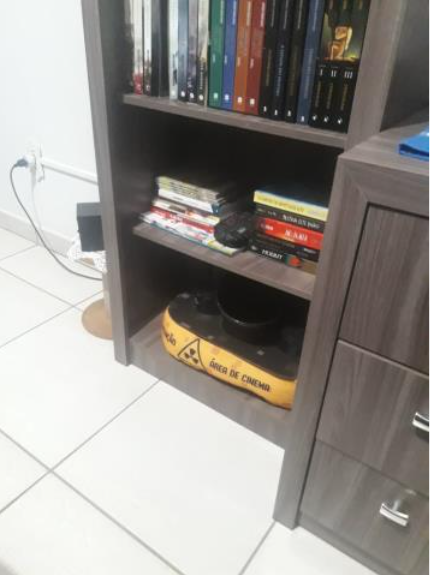
#> input picture resources/img1.png, 430 x 575 px
$ python main.py   (older library calls are emulated)
#> lines starting #> are read from the running program, lines starting #| are printed output that depends on the picture; after the words box and inside, x2 and y2 are one past the last pixel; in counts of white or black regions, pixels touching at a corner belong together
#> in __init__, self.img is the input picture: shape (575, 430, 3); mean B, G, R 141.9, 146.7, 150.9
### simple_cb.py
# Credits and source https://gist.github.com/DavidYKay/9dad6c4ab0d8d7dbf3dc

import math

import cv2
import numpy as np


def apply_mask(matrix, mask, fill_value):
    masked = np.ma.array(matrix, mask=mask, fill_value=fill_value)
    return masked.filled()


def apply_threshold(matrix, low_value, high_value):
    low_mask = matrix < low_value
    matrix = apply_mask(matrix, low_mask, low_value)

    high_mask = matrix > high_value
    matrix = apply_mask(matrix, high_mask, high_value)

    return matrix


def simplest_cb(img, percent):
#> called with percent = 1
    assert img.shape[2] == 3
    assert percent > 0 and percent < 100

    half_percent = percent / 200.0

    channels = cv2.split(img)

    out_channels = []
    for channel in channels:
        assert len(channel.shape) == 2
        # find the low and high precentile values (based on the input percentile)
        height, width = channel.shape
        vec_size = width * height
        flat = channel.reshape(vec_size)

        assert len(flat.shape) == 1

        flat = np.sort(flat)

        n_cols = flat.shape[0]

        low_val = flat[math.floor(n_cols * half_percent)]
        high_val = flat[math.ceil(n_cols * (1.0 - half_percent))]

        # saturate below the low percentile and above the high percentile
        thresholded = apply_threshold(channel, low_val, high_val)
        # scale the channel
        normalized = cv2.normalize(thresholded, thresholded.copy(), 0, 255, cv2.NORM_MINMAX)
        out_channels.append(normalized)
#> this loop made 3 passes
#> (low_val, high_val) on passes 1 to 3: (16, 248), (19, 251), (20, 250)
#> pass 1, in apply_threshold, `low_mask = matrix < low_value`:
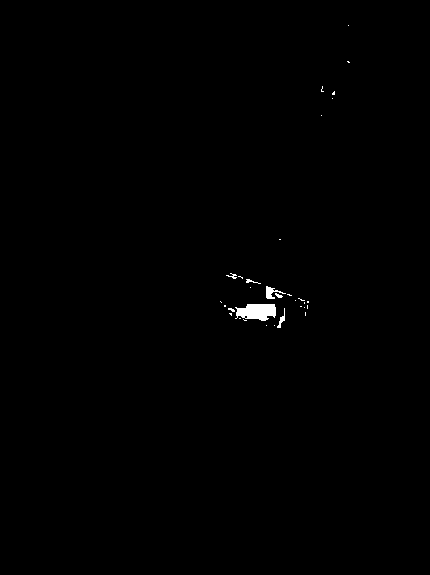
#> low_mask: shape (575, 430) bool; 0.35% white; 32 white regions (26 under 20 px), largest, box (x1, y1, x2, y2) and area: (235, 304, 276, 321) 526, (266, 286, 286, 299) 104, (277, 308, 285, 328) 53, (246, 279, 261, 284) 28, (226, 273, 237, 279) 27, (275, 293, 283, 298) 22
#> after the loop:
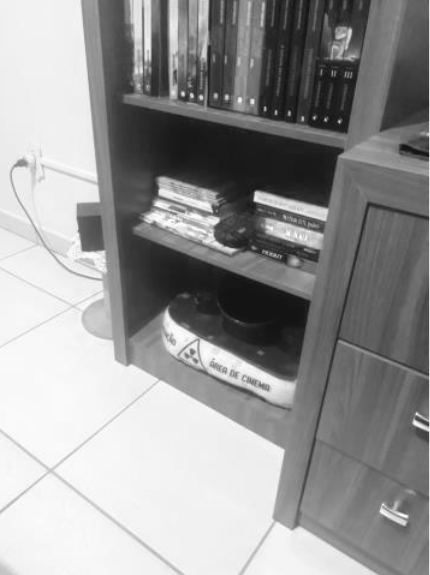
#> thresholded: shape (575, 430); min 20, max 250, mean 150.9
#> after the loop, out_channels = 3 items

    return cv2.merge(out_channels)
#> call 2 of __init__, with d = './resources/img2.png'
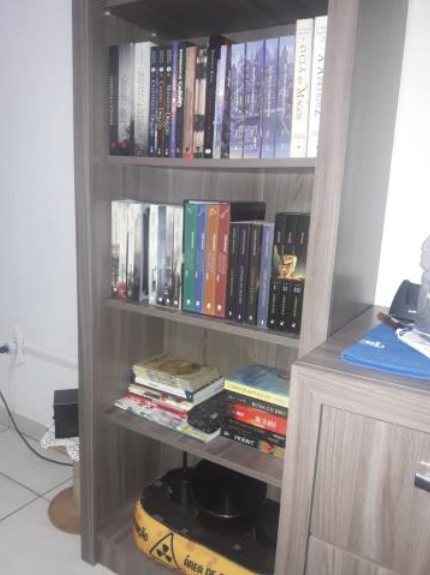
#> input picture resources/img2.png, 430 x 575 px
#> in __init__, self.img is the input picture: shape (575, 430, 3); mean B, G, R 147.3, 145.7, 150.2

### main.py
# References
# https://web.archive.org/web/20140115053733/http://cs.bath.ac.uk:80/brown/papers/ijcv2007.pdf
# https://github.com/linrl3/Image-Stitching-OpenCV/blob/master/Image_Stitching.py
# https://living-sun.com/pt/python/708914-how-do-you-compute-a-homography-given-two-poses-python-opencv-homography.html
# https://towardsdatascience.com/image-panorama-stitching-with-opencv-2402bde6b46c
# https://towardsdatascience.com/image-stitching-using-opencv-817779c86a83

import cv2
import numpy as np

from simple_cb import simplest_cb

# Algorithm options
SIFT = "SIFT"
SURF = "SURF"
ORB = "ORB"
BRISK = "BRISK"

# Color options
GRAY = "GRAY"
COLORED = "COLORED"

# Overlay options
OVERLAY_MASK = "mask"
OVERLAY_WEIGHTED = "weighted"

# Configs
RATIO_DISTANCE = 0.67
MIN_MATCHES = 50
EQUALIZE_HISTOGRAM = False

SHOW_IMG_STEPS = False
SHOW_IMG_STEPS_DELAY = 10000

MATCH_ALGORITHM = SURF
OVERLAY_TYPE = OVERLAY_WEIGHTED
COLOR_TYPE = COLORED


class Image:
    UID = 0

    def __init__(self, d):
        if isinstance(d, str):
            if COLOR_TYPE == COLORED:
                self.img = cv2.imread(d, cv2.IMREAD_COLOR)
                self.img = simplest_cb(self.img, 1)
#> the loop in simplest_cb (call 2), `for channel in channels:` made 3 passes
#> low_val on passes 1 to 3: 26, 26, 28
#> pass 1, in apply_mask (call 7), `masked = np.ma.array(matrix, mask=mask, fill_value=fill_value)`:
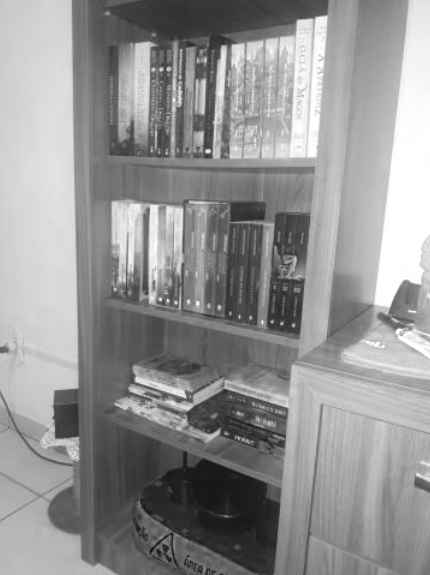
#> masked: shape (575, 430); min 12, max 255, mean 147.3
#> call 3 of __init__, with d = './resources/img3.png'
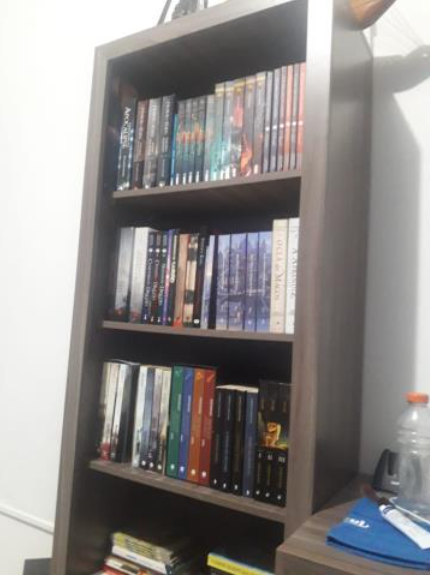
#> input picture resources/img3.png, 430 x 575 px
#> in __init__, self.img is the input picture: shape (575, 430, 3); mean B, G, R 136.9, 138.2, 141.7
#> the loop in simplest_cb (call 3), `for channel in channels:` made 3 passes
#> low_val on passes 1 to 3: 21, 23, 25
#> pass 1, in simplest_cb (call 3), `normalized = cv2.normalize(thresholded, thresholded.copy(), 0, 255, cv..`:
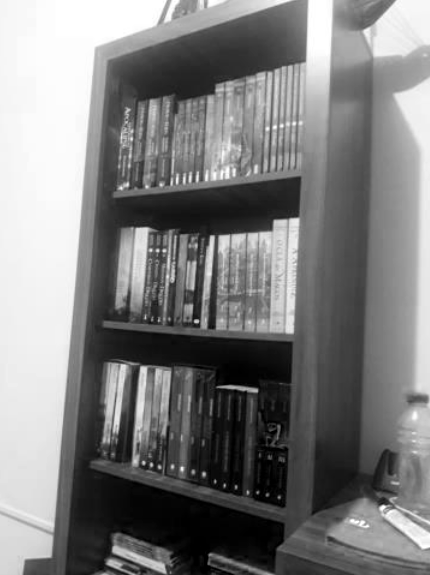
#> normalized: shape (575, 430); min 0, max 255, mean 126.3
            else:
                self.img = cv2.imread(d, cv2.IMREAD_GRAYSCALE)
        else:
            self.img = d
        self.loaded = isinstance(d, str)
        self.uid = Image.UID
        Image.UID += 1

    # [11 lines left out: functions __eq__, equalize_bgr, not called in this run]


def insert_border(imgs):
    base_img = imgs[0]
    height, width = base_img.img.shape[:2]
#> height = 575; width = 430
    for img in imgs:
        img.img = cv2.copyMakeBorder(img.img, height, height, width, width, cv2.BORDER_CONSTANT)
#> this loop made 3 passes
#> pass 3, in insert_border, `img.img = cv2.copyMakeBorder(img.img, height, height, width, width, cv..`:
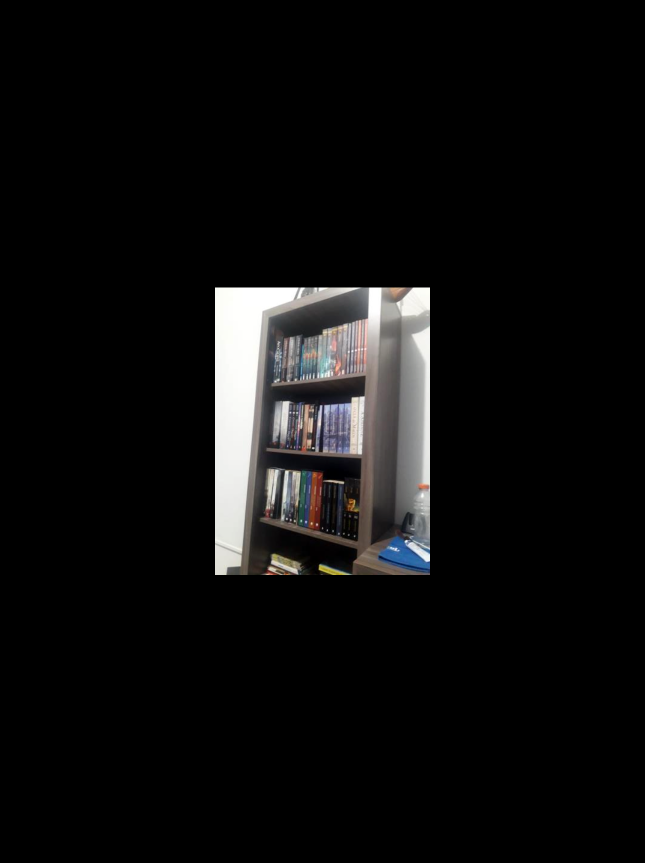
#> img.img: shape (1725, 1290, 3) (shown at 1/2 size); mean B, G, R 14, 14.1, 14.4


# [14 lines left out: function remove_border, not called in this run]


def load_images(*args):
    return [Image(img) for img in args]


def create_kp_describer_matcher(t):
    assert t == SURF or t == SIFT or t == ORB or t == BRISK, "t param is invalid"

    if SURF == t or SIFT == t:
        if SURF == t:
            kp_describer = cv2.xfeatures2d.SURF_create()
        else:
            kp_describer = cv2.xfeatures2d.SIFT_create()
        index_params = {'algorithm': 0, 'trees': 5}
        search_params = {'checks': 1000}
        matcher = cv2.FlannBasedMatcher(index_params, search_params)
        return kp_describer, matcher

    elif ORB == t or BRISK == t:
        if ORB == t:
            kp_describer = cv2.ORB_create()
        else:
            kp_describer = cv2.BRISK_create()
        matcher = cv2.BFMatcher(cv2.NORM_L2)
        return kp_describer, matcher


def match_images(img1, img2, match_algorithm):
    kp_describer, matcher = create_kp_describer_matcher(match_algorithm)

    if EQUALIZE_HISTOGRAM:
        img1 = equalize_bgr(img1)
        img2 = equalize_bgr(img2)

    kp1, des1 = kp_describer.detectAndCompute(img1, None)
    kp2, des2 = kp_describer.detectAndCompute(img2, None)

    raw_matches = matcher.knnMatch(des1, des2, k=2)

    good_matches = []
    for m1, m2 in raw_matches:
        if m1.distance < RATIO_DISTANCE * m2.distance:
            good_matches.append(m1)

    return kp1, kp2, good_matches


def get_best_match(images, match_algorithm):
    print(f'Processing best match in {len(images)} images')

    # Not implemented. Gets the 2 first images
    img1, img2 = images[0], images[1]

    kp1, kp2, matchs = match_images(img1.img, img2.img, match_algorithm)

    return img1, img2, kp1, kp2, matchs

    # Below is a failed try to identify the best match pair
    # best_image = {
    #     'image_a': images[0],
    #     'image_b': images[1],
    #     'kp1': None,
    #     'kp2': None,
    #     'good_matches': []
    # }
    # for image_a in images:
    #     for image_b in images:
    #         if image_a != image_b:
    #             kp1, kp2, good_matches = match_images(image_a.img, image_b.img, match_algorithm)
    #             if len(good_matches) > len(best_image['good_matches']):
    #                 best_image['good_matches'] = good_matches
    #                 best_image['image_a'] = image_a
    #                 best_image['image_b'] = image_b
    #                 best_image['kp1'] = kp1
    #                 best_image['kp2'] = kp2
    #
    # return best_image['image_a'], best_image['image_b'], best_image['kp1'], best_image['kp2'], best_image['good_matches']


# [13 lines left out: function homograph, not called in this run]


def panorama(imgs):
    imgs = load_images(*imgs)
    insert_border(imgs)

    panorama_img = None
    non_processed = [*imgs]

    i = 0
    while len(imgs) > 1:
        print(f'{len(imgs)} images left')
        i += 1

        image1, image2, kp1, kp2, good_matches = get_best_match(imgs, MATCH_ALGORITHM)
        imgs.remove(image1)
        imgs.remove(image2)

        img1 = image1.img
        img2 = image2.img

        # kp1, kp2, good_matches = match_images(img1, img2, MATCH_ALGORITHM)
        h1_2, _ = homograph(img1, kp1, img2, kp2, good_matches, MIN_MATCHES, SHOW_IMG_STEPS, i)
        if h1_2 is None:
            break

        height, width = img1.shape[:2]

        # warp perspective using the homograph of match
        img1_2 = cv2.warpPerspective(img1, h1_2, (width, height))

        # overlay images
        panorama_img = overlay_images(img1_2, img2)

        if SHOW_IMG_STEPS:
            cv2.imshow(f'panorama {i}', panorama_img)
            cv2.waitKey(SHOW_IMG_STEPS_DELAY)

        if image1.loaded:
            non_processed.remove(image1)
        if image2.loaded:
            non_processed.remove(image2)
        imgs.append(Image(panorama_img))

    panorama_img = remove_border(panorama_img)
    for non_processed_img in non_processed:
        non_processed_img.img = remove_border(non_processed_img.img)

    return panorama_img, [img.img for img in non_processed]


# [29 lines left out: function overlay_images, not called in this run]


def main():
    images = [
        './resources/img1.png',
        './resources/img2.png',
        './resources/img3.png',
    ]
    # images = [
    #     './resources/quarto1.jpg',
    #     './resources/quarto2.jpg',
    #     './resources/quarto3.jpg',
    # ]
    panorama_img, non_processed = panorama(images)

    for i in range(len(non_processed)):
        cv2.imshow(f'Error n{i + 1}', non_processed[i])

    if panorama_img is not None:
        cv2.imshow('Final panorama', panorama_img)
    else:
        error_img = np.zeros((640, 480, 1), np.uint8)
        cv2.imshow('Final panorama', error_img)

    cv2.waitKey(0)


if __name__ == '__main__':
#> (the run stopped early here; a loop or call above may not have finished)
